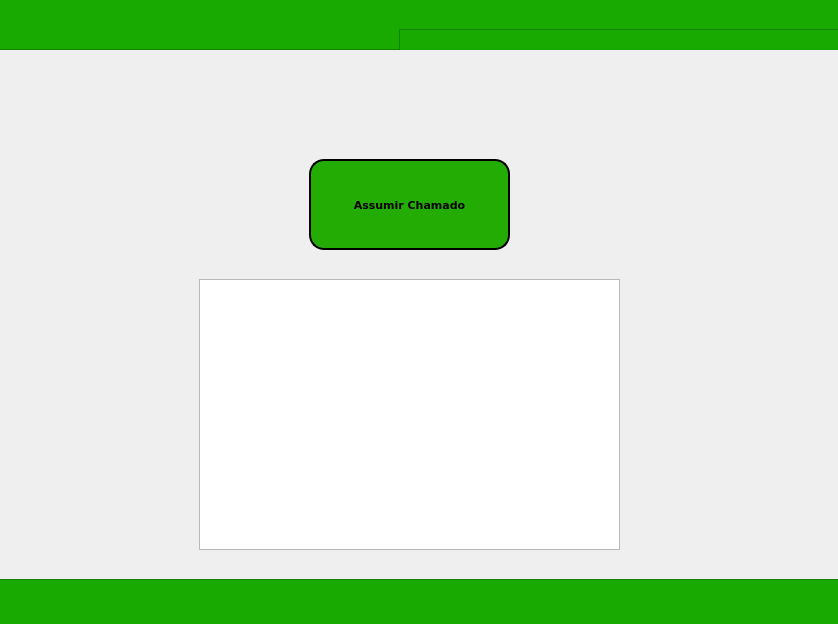
<?xml version="1.0" encoding="UTF-8"?>
<ui version="4.0">
 <class>Dialog</class>
 <widget class="QDialog" name="Dialog">
  <property name="geometry">
   <rect>
    <x>0</x>
    <y>0</y>
    <width>838</width>
    <height>624</height>
   </rect>
  </property>
  <property name="windowTitle">
   <string>Dialog</string>
  </property>
  <widget class="QFrame" name="frame">
   <property name="geometry">
    <rect>
     <x>-21</x>
     <y>-21</y>
     <width>861</width>
     <height>661</height>
    </rect>
   </property>
   <property name="frameShape">
    <enum>QFrame::StyledPanel</enum>
   </property>
   <property name="frameShadow">
    <enum>QFrame::Raised</enum>
   </property>
   <widget class="QFrame" name="verdeUserB">
    <property name="geometry">
     <rect>
      <x>10</x>
      <y>20</y>
      <width>881</width>
      <height>51</height>
     </rect>
    </property>
    <property name="styleSheet">
     <string notr="true">background-color: rgb(25, 170, 0);</string>
    </property>
    <property name="frameShape">
     <enum>QFrame::StyledPanel</enum>
    </property>
    <property name="frameShadow">
     <enum>QFrame::Raised</enum>
    </property>
    <widget class="QFrame" name="verdeUserB_4">
     <property name="geometry">
      <rect>
       <x>410</x>
       <y>30</y>
       <width>881</width>
       <height>51</height>
      </rect>
     </property>
     <property name="styleSheet">
      <string notr="true">background-color: rgb(25, 170, 0);</string>
     </property>
     <property name="frameShape">
      <enum>QFrame::StyledPanel</enum>
     </property>
     <property name="frameShadow">
      <enum>QFrame::Raised</enum>
     </property>
    </widget>
   </widget>
   <widget class="QFrame" name="verdeUserB_3">
    <property name="geometry">
     <rect>
      <x>10</x>
      <y>600</y>
      <width>851</width>
      <height>51</height>
     </rect>
    </property>
    <property name="styleSheet">
     <string notr="true">background-color: rgb(25, 170, 0);</string>
    </property>
    <property name="frameShape">
     <enum>QFrame::StyledPanel</enum>
    </property>
    <property name="frameShadow">
     <enum>QFrame::Raised</enum>
    </property>
   </widget>
   <widget class="QPushButton" name="btnAssumir">
    <property name="geometry">
     <rect>
      <x>330</x>
      <y>180</y>
      <width>201</width>
      <height>91</height>
     </rect>
    </property>
    <property name="font">
     <font>
      <family>Verdana</family>
      <pointsize>8</pointsize>
      <weight>75</weight>
      <bold>true</bold>
     </font>
    </property>
    <property name="styleSheet">
     <string notr="true">background-color: rgb(35, 173, 4);
border-radius: 15px;
 border: 2px solid black;</string>
    </property>
    <property name="text">
     <string>Assumir Chamado</string>
    </property>
   </widget>
   <widget class="QTableWidget" name="banco_adm">
    <property name="geometry">
     <rect>
      <x>220</x>
      <y>300</y>
      <width>421</width>
      <height>271</height>
     </rect>
    </property>
   </widget>
  </widget>
 </widget>
 <resources/>
 <connections/>
</ui>
